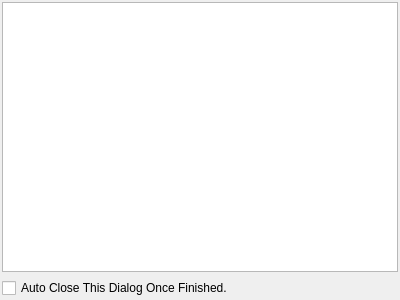
<?xml version="1.0" encoding="UTF-8"?>
<ui version="4.0">
 <class>DlgConvertTask</class>
 <widget class="QDialog" name="DlgConvertTask">
  <property name="geometry">
   <rect>
    <x>0</x>
    <y>0</y>
    <width>400</width>
    <height>300</height>
   </rect>
  </property>
  <property name="windowTitle">
   <string>Dialog</string>
  </property>
  <layout class="QVBoxLayout" name="verticalLayout">
   <property name="margin">
    <number>2</number>
   </property>
   <item>
    <widget class="QListWidget" name="listAllTask"/>
   </item>
   <item>
    <widget class="QCheckBox" name="boxAutoClose">
     <property name="text">
      <string>Auto Close This Dialog Once Finished.</string>
     </property>
    </widget>
   </item>
  </layout>
 </widget>
 <resources/>
 <connections/>
</ui>
